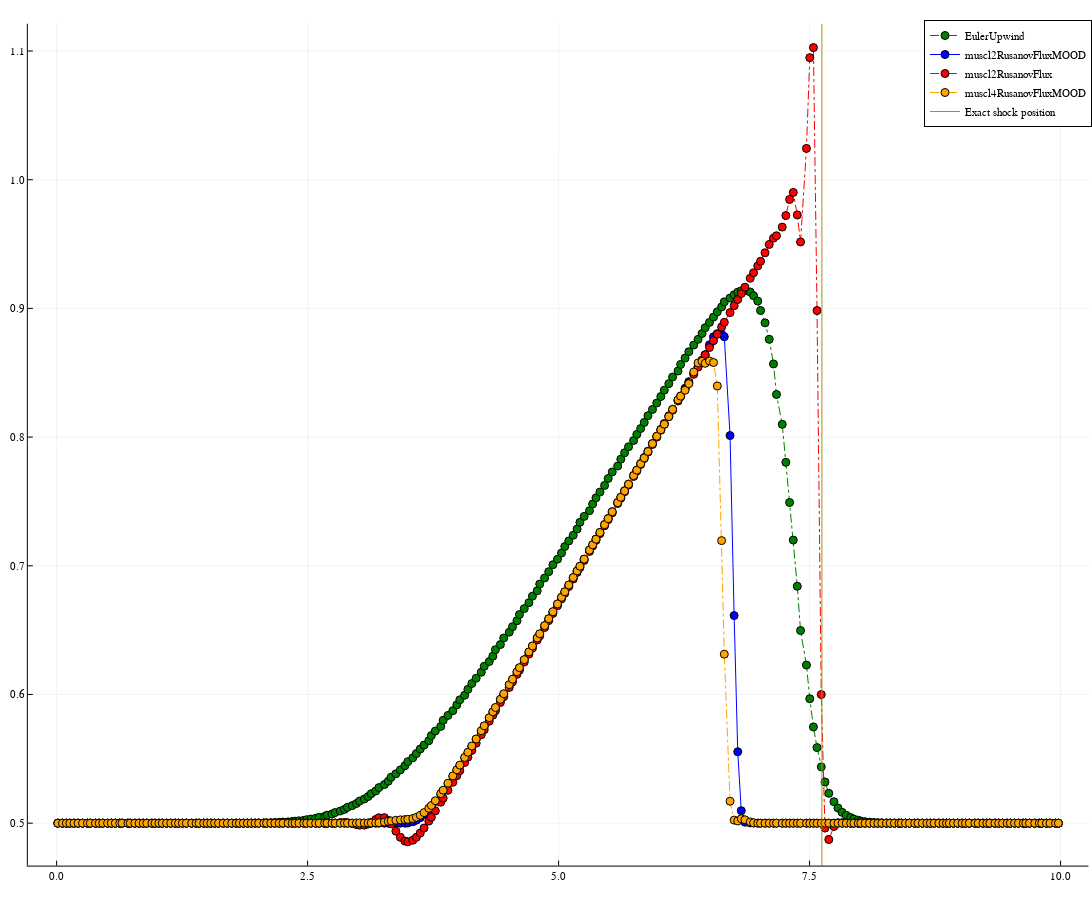

Notebook source saved alongside this figure:
### Code cell
p1 = plot(size=(1200, 900))
for (index, grid) in enumerate(grids)
    algIndex = algIndices[index]
    pos = map(particle -> particle.pos, grid.grid)
    rhos = map(particle -> particle.rho, grid.grid)
    plot!(p1, pos, rhos, label=Algorithms[algIndex], ls=linestyles[algIndex], c=colors[algIndex], markershape=:circle)
end

plot!(p1, [shockPos], seriestype="vline", label="Exact shock position")
display(p1)

### Figure 1 — Plotly figure (JSON) as saved in the notebook; plotly's stock layout.template omitted (floating-point values rounded to 4 significant figures; data arrays with more than 128 entries replaced by an {"elided": "..."} marker saying what was removed)
{"data": [{"colorbar": {"len": 0.9789, "title": "", "x": 0.9967, "y": 0.5062}, "legendgroup": "EulerUpwind", "line": {"color": "rgba(0, 128, 0, 1.000)", "dash": "dashdot", "shape": "linear", "width": 1}, "marker": {"color": "rgba(0, 128, 0, 1.000)", "line": {"color": "rgba(0, 0, 0, 1.000)", "width": 1}, "size": 8, "symbol": "circle"}, "mode": "lines+markers", "name": "EulerUpwind", "showlegend": true, "type": "scatter", "x": {"elided": "250 float values"}, "xaxis": "x", "y": {"elided": "250 float values"}, "yaxis": "y"}, {"colorbar": {"len": 0.9789, "title": "", "x": 0.9967, "y": 0.5062}, "legendgroup": "muscl2RusanovFluxMOOD", "line": {"color": "rgba(0, 0, 255, 1.000)", "dash": "solid", "shape": "linear", "width": 1}, "marker": {"color": "rgba(0, 0, 255, 1.000)", "line": {"color": "rgba(0, 0, 0, 1.000)", "width": 1}, "size": 8, "symbol": "circle"}, "mode": "lines+markers", "name": "muscl2RusanovFluxMOOD", "showlegend": true, "type": "scatter", "x": {"elided": "250 float values"}, "xaxis": "x", "y": {"elided": "250 float values"}, "yaxis": "y"}, {"colorbar": {"len": 0.9789, "title": "", "x": 0.9967, "y": 0.5062}, "legendgroup": "muscl2RusanovFlux", "line": {"color": "rgba(255, 0, 0, 1.000)", "dash": "dashdot", "shape": "linear", "width": 1}, "marker": {"color": "rgba(255, 0, 0, 1.000)", "line": {"color": "rgba(0, 0, 0, 1.000)", "width": 1}, "size": 8, "symbol": "circle"}, "mode": "lines+markers", "name": "muscl2RusanovFlux", "showlegend": true, "type": "scatter", "x": {"elided": "250 float values"}, "xaxis": "x", "y": {"elided": "250 float values"}, "yaxis": "y"}, {"colorbar": {"len": 0.9789, "title": "", "x": 0.9967, "y": 0.5062}, "legendgroup": "muscl4RusanovFluxMOOD", "line": {"color": "rgba(255, 165, 0, 1.000)", "dash": "dashdot", "shape": "linear", "width": 1}, "marker": {"color": "rgba(255, 165, 0, 1.000)", "line": {"color": "rgba(0, 0, 0, 1.000)", "width": 1}, "size": 8, "symbol": "circle"}, "mode": "lines+markers", "name": "muscl4RusanovFluxMOOD", "showlegend": true, "type": "scatter", "x": {"elided": "250 float values"}, "xaxis": "x", "y": {"elided": "250 float values"}, "yaxis": "y"}, {"colorbar": {"len": 0.9789, "title": "", "x": 0.9967, "y": 0.5062}, "legendgroup": "Exact shock position", "line": {"color": "rgba(172, 142, 24, 1.000)", "dash": "solid", "shape": "linear", "width": 1}, "mode": "lines", "name": "Exact shock position", "showlegend": true, "type": "scatter", "x": [7.623, 7.623], "xaxis": "x", "y": [-64.95, 66.54], "yaxis": "y"}], "layout": {"annotations": [], "height": 900, "legend": {"bgcolor": "rgba(255, 255, 255, 1.000)", "bordercolor": "rgba(0, 0, 0, 1.000)", "borderwidth": 1, "font": {"color": "rgba(0, 0, 0, 1.000)", "family": "sans-serif", "size": 11}, "title": {"font": {"color": "rgba(0, 0, 0, 1.000)", "family": "sans-serif", "size": 15}, "text": ""}, "tracegroupgap": 0, "traceorder": "normal", "x": 1, "xanchor": "auto", "y": 1, "yanchor": "auto"}, "margin": {"b": 20, "l": 0, "r": 0, "t": 20}, "paper_bgcolor": "rgba(255, 255, 255, 1.000)", "plot_bgcolor": "rgba(255, 255, 255, 1.000)", "showlegend": true, "width": 1200, "xaxis": {"anchor": "y", "domain": [0.0255, 0.9967], "gridcolor": "rgba(0, 0, 0, 0.100)", "gridwidth": 0.5, "linecolor": "rgba(0, 0, 0, 1.000)", "mirror": false, "range": [-0.2867, 10.28], "showgrid": true, "showline": true, "showticklabels": true, "tickangle": 0, "tickcolor": "rgb(0, 0, 0)", "tickfont": {"color": "rgba(0, 0, 0, 1.000)", "family": "sans-serif", "size": 11}, "tickmode": "array", "ticks": "inside", "ticktext": ["0.0", "2.5", "5.0", "7.5", "10.0"], "tickvals": [0, 2.5, 5, 7.5, 10], "title": "", "titlefont": {"color": "rgba(0, 0, 0, 1.000)", "family": "sans-serif", "size": 15}, "type": "-", "visible": true, "zeroline": false, "zerolinecolor": "rgba(0, 0, 0, 1.000)"}, "yaxis": {"anchor": "x", "domain": [0.01672, 0.9956], "gridcolor": "rgba(0, 0, 0, 0.100)", "gridwidth": 0.5, "linecolor": "rgba(0, 0, 0, 1.000)", "mirror": false, "range": [0.467, 1.121], "showgrid": true, "showline": true, "showticklabels": true, "tickangle": 0, "tickcolor": "rgb(0, 0, 0)", "tickfont": {"color": "rgba(0, 0, 0, 1.000)", "family": "sans-serif", "size": 11}, "tickmode": "array", "ticks": "inside", "ticktext": ["0.5", "0.6", "0.7", "0.8", "0.9", "1.0", "1.1"], "tickvals": [0.5, 0.6, 0.7, 0.8, 0.9, 1, 1.1], "title": "", "titlefont": {"color": "rgba(0, 0, 0, 1.000)", "family": "sans-serif", "size": 15}, "type": "-", "visible": true, "zeroline": false, "zerolinecolor": "rgba(0, 0, 0, 1.000)"}}}
